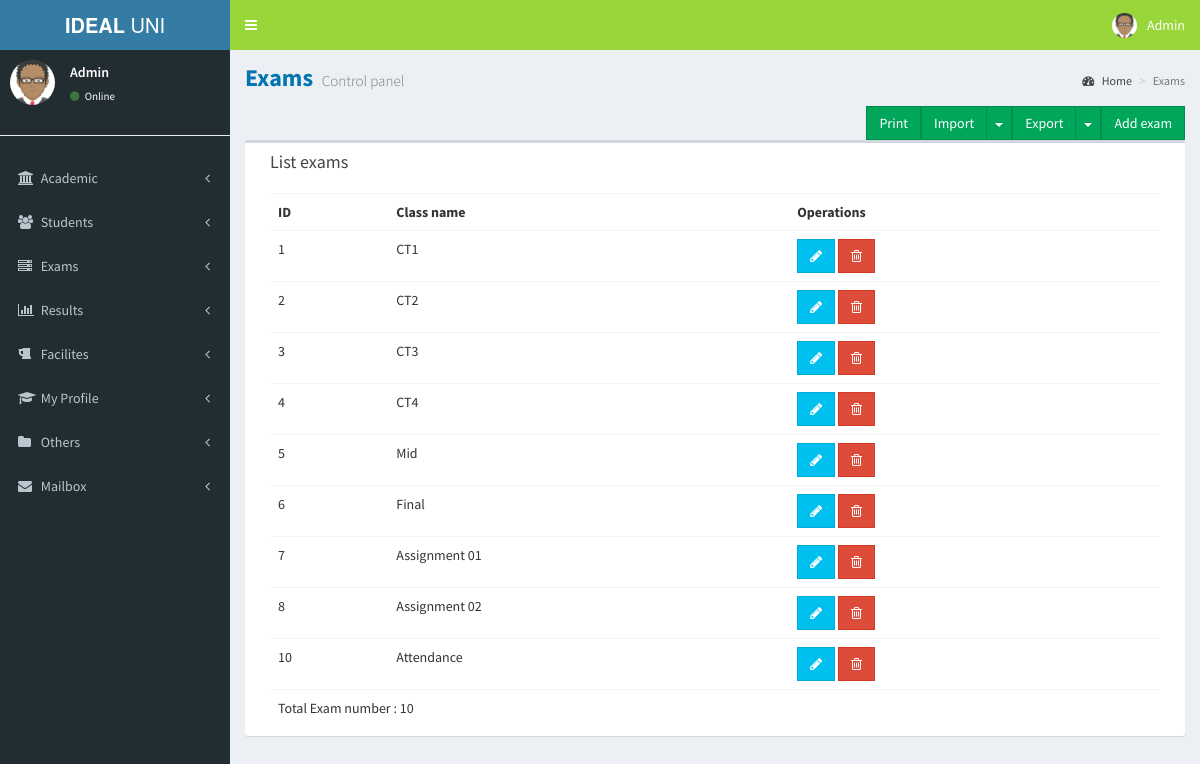
/exams.php (signed in), run on the app's committed database.
### tables this page shows
CREATE TABLE `exam` (
  `id` int(11) NOT NULL,
  `examname` varchar(200) NOT NULL
);

### exams.php (the view, shortened to what this page needs)
<?php
include("header.php");
include("leftsidebar.php");
?>
<div class="content-wrapper">
    <section class="content-header">
        <h1>
            Exams
            <small>Control panel</small>
        </h1>
        <ol class="breadcrumb">
            <li><a href="#"><i class="fa fa-dashboard"></i> Home</a></li>
            <li class="active">Exams</li>
        </ol>
    </section>
    <section class="content">
        <a href="exams.php?addexam=yes"  class="floatRTL btn btn-success btn-flat pull-right marginBottom15 no-print ng-binding">Add exam</a>
        <div class="btn-group pull-right no-print">
            <button type="button" class="btn btn-success btn-flat ng-binding">Export</button>
            <button type="button" class="btn btn-success btn-flat dropdown-toggle" data-toggle="dropdown">
                <span class="caret"></span>
            </button>
        </div>
        <div class="btn-group pull-right no-print">
            <button type="button" class="btn btn-success btn-flat ng-binding">Import</button>
            <button type="button" class="btn btn-success btn-flat dropdown-toggle" data-toggle="dropdown">
                <span class="caret"></span>
            </button>
        </div>
        <a href="javascript:window.print()" class="floatRTL btn btn-success btn-flat pull-right marginBottom15 no-print ng-binding">Print</a>
        <div class="box col-xs-12">
            <div class="box-header">
                <h3 class="box-title ng-binding">List exams</h3>
            </div>
            <div class="box-body table-responsive">
                <table class="table table-hover">
                    <tbody><tr>
                            <th class="ng-binding">ID</th>
                            <th class="ng-binding">Class name</th>
                            <th class="no-print ng-binding">Operations</th>
                        </tr>
                        <?php
                        $sql = "SELECT * FROM exam";
                        $result = $conn->query($sql);
                        if ($result->num_rows > 0) {
                            $count=1;
                            while ($row = $result->fetch_assoc()) {
                                $count++;
                                ?>
                                <tr  >
                                    <td class="ng-binding"><?= $row["id"]; ?></td>
                                    <td class="ng-binding"><?= $row["examname"]; ?></td>
                                    <td class="no-print">
                                        <a  href="exams.php?id=<?= $row["id"]; ?>&editexam=yes" class="btn btn-info btn-flat" title="" tooltip="" data-original-title="Edit"><i class="fa fa-pencil"></i></a>
                                        <a    href="exams.php?id=<?= $row["id"]; ?>&deleteexam=yes"" class="btn btn-danger btn-flat" title="" tooltip="" data-original-title="Remove"><i class="fa fa-trash-o"></i></a>
                                    </td>
                                </tr>
                                <?php
                            }
            echo ' <tr   class="ng-hide"><td class="noTableData ng-binding" colspan="5"> Total Exam number : '.$count.'</td></tr>';
                        } else {
                            echo ' <tr   class="ng-hide"><td class="noTableData ng-binding" colspan="5">No Exams</td></tr>';
                        }
                        ?>
                    </tbody></table>
            </div>
        </div>
    </section>
</div>
<?php
include("footer.php");
?>

### data on the page
exam: id "1", examname "CT1"
exam: id "2", examname "CT2"
exam: id "3", examname "CT3"
exam: id "4", examname "CT4"
exam: id "5", examname "Mid"
exam: id "6", examname "Final"
exam: id "7", examname "Assignment 01"
exam: id "8", examname "Assignment 02"
exam: id "10", examname "Attendance"

### other printed values
$LOGIN_NAME "Admin"
$count "10"
